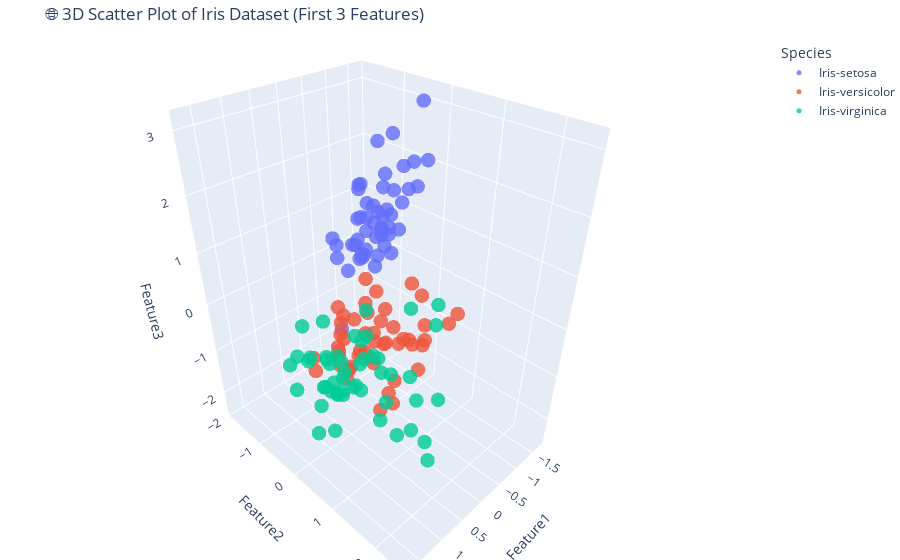

This figure's notebook cell:
### Code cell
import pandas as pd
import plotly.express as px
from sklearn.preprocessing import LabelEncoder, StandardScaler

# Load the dataset
df = pd.read_csv("Iris Species.csv")
X = df.drop('Species', axis=1)
y = df['Species']

# Encode species names to integers
le = LabelEncoder()
y_encoded = le.fit_transform(y)

# Scale the features
scaler = StandardScaler()
X_scaled = scaler.fit_transform(X)

# Use first 3 features (e.g., SepalLengthCm, SepalWidthCm, PetalLengthCm)
X_3d = X_scaled[:, :3]  # only first 3 features

# Create DataFrame for plotting
df_3d = pd.DataFrame(X_3d, columns=['Feature1', 'Feature2', 'Feature3'])
df_3d['Species'] = le.inverse_transform(y_encoded)

# Plot with Plotly
fig = px.scatter_3d(
    df_3d,
    x='Feature1', y='Feature2', z='Feature3',
    color='Species',
    title="🌐 3D Scatter Plot of Iris Dataset (First 3 Features)",
    opacity=0.8
)

fig.update_traces(marker=dict(size=5))
fig.update_layout(margin=dict(l=0, r=0, b=0, t=40))
fig.show()

# Optional: Save image (requires `pip install kaleido`)
fig.write_image("3d-knn-iris.png", width=800, height=600)
